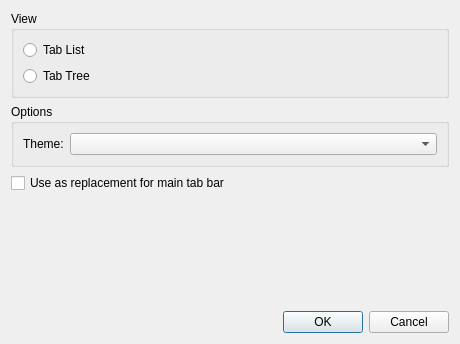
<?xml version="1.0" encoding="UTF-8"?>
<ui version="4.0">
 <class>VerticalTabsSettings</class>
 <widget class="QDialog" name="VerticalTabsSettings">
  <property name="geometry">
   <rect>
    <x>0</x>
    <y>0</y>
    <width>460</width>
    <height>344</height>
   </rect>
  </property>
  <property name="windowTitle">
   <string>Vertical Tabs Settings</string>
  </property>
  <layout class="QVBoxLayout" name="verticalLayout_2">
   <item>
    <widget class="QGroupBox" name="groupBox">
     <property name="title">
      <string>View</string>
     </property>
     <layout class="QVBoxLayout" name="verticalLayout">
      <item>
       <widget class="QRadioButton" name="tabListView">
        <property name="text">
         <string>Tab List</string>
        </property>
       </widget>
      </item>
      <item>
       <widget class="QRadioButton" name="tabTreeView">
        <property name="text">
         <string>Tab Tree</string>
        </property>
       </widget>
      </item>
     </layout>
    </widget>
   </item>
   <item>
    <widget class="QGroupBox" name="groupBox_2">
     <property name="title">
      <string>Options</string>
     </property>
     <layout class="QFormLayout" name="formLayout">
      <item row="0" column="0">
       <widget class="QLabel" name="label">
        <property name="text">
         <string>Theme:</string>
        </property>
       </widget>
      </item>
      <item row="0" column="1">
       <widget class="QComboBox" name="theme"/>
      </item>
     </layout>
    </widget>
   </item>
   <item>
    <widget class="QCheckBox" name="replaceTabBar">
     <property name="text">
      <string>Use as replacement for main tab bar</string>
     </property>
    </widget>
   </item>
   <item>
    <spacer name="verticalSpacer">
     <property name="orientation">
      <enum>Qt::Vertical</enum>
     </property>
     <property name="sizeHint" stdset="0">
      <size>
       <width>20</width>
       <height>40</height>
      </size>
     </property>
    </spacer>
   </item>
   <item>
    <widget class="QDialogButtonBox" name="buttonBox">
     <property name="orientation">
      <enum>Qt::Horizontal</enum>
     </property>
     <property name="standardButtons">
      <set>QDialogButtonBox::Cancel|QDialogButtonBox::Ok</set>
     </property>
    </widget>
   </item>
  </layout>
 </widget>
 <resources/>
 <connections/>
</ui>
